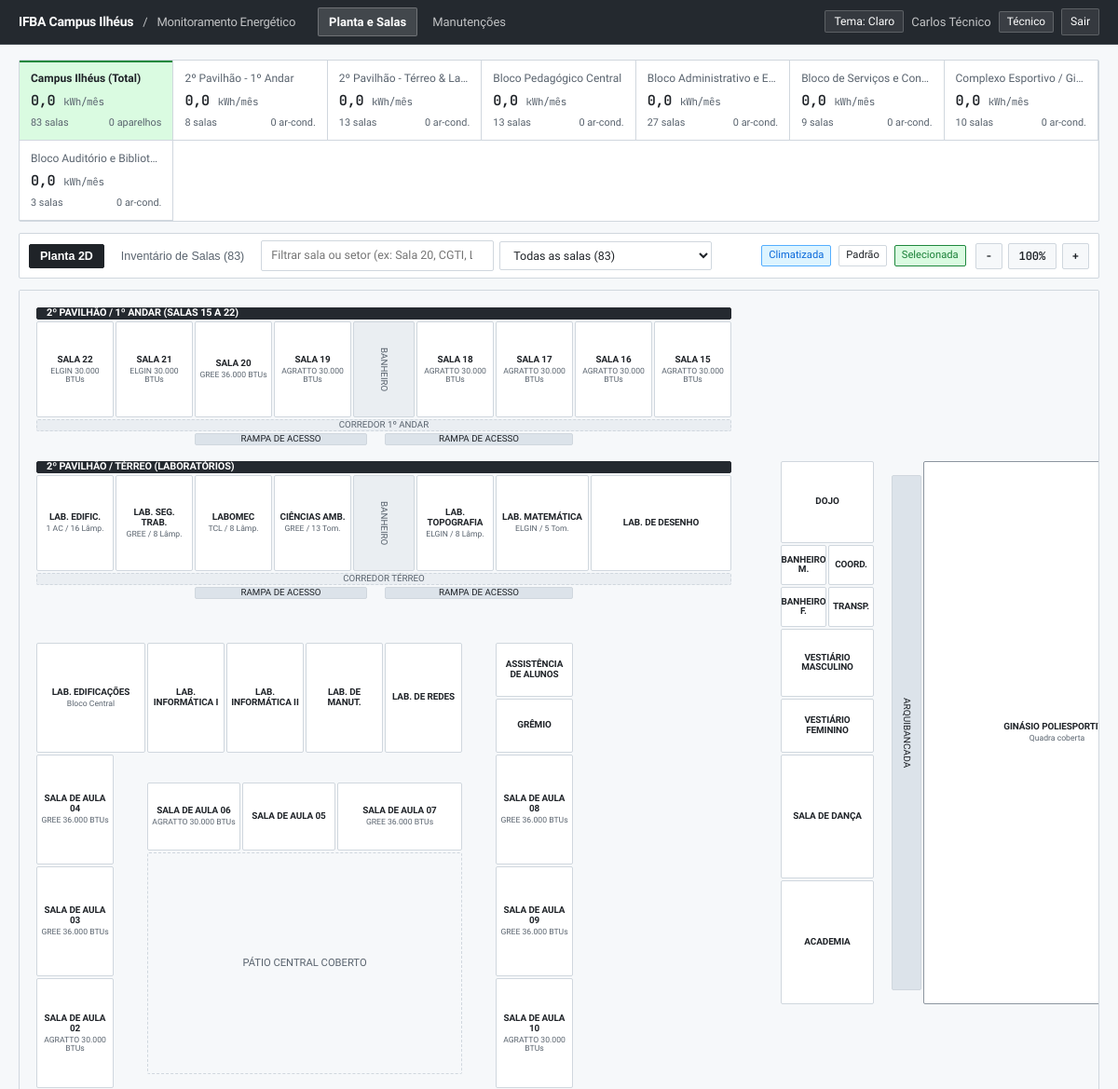
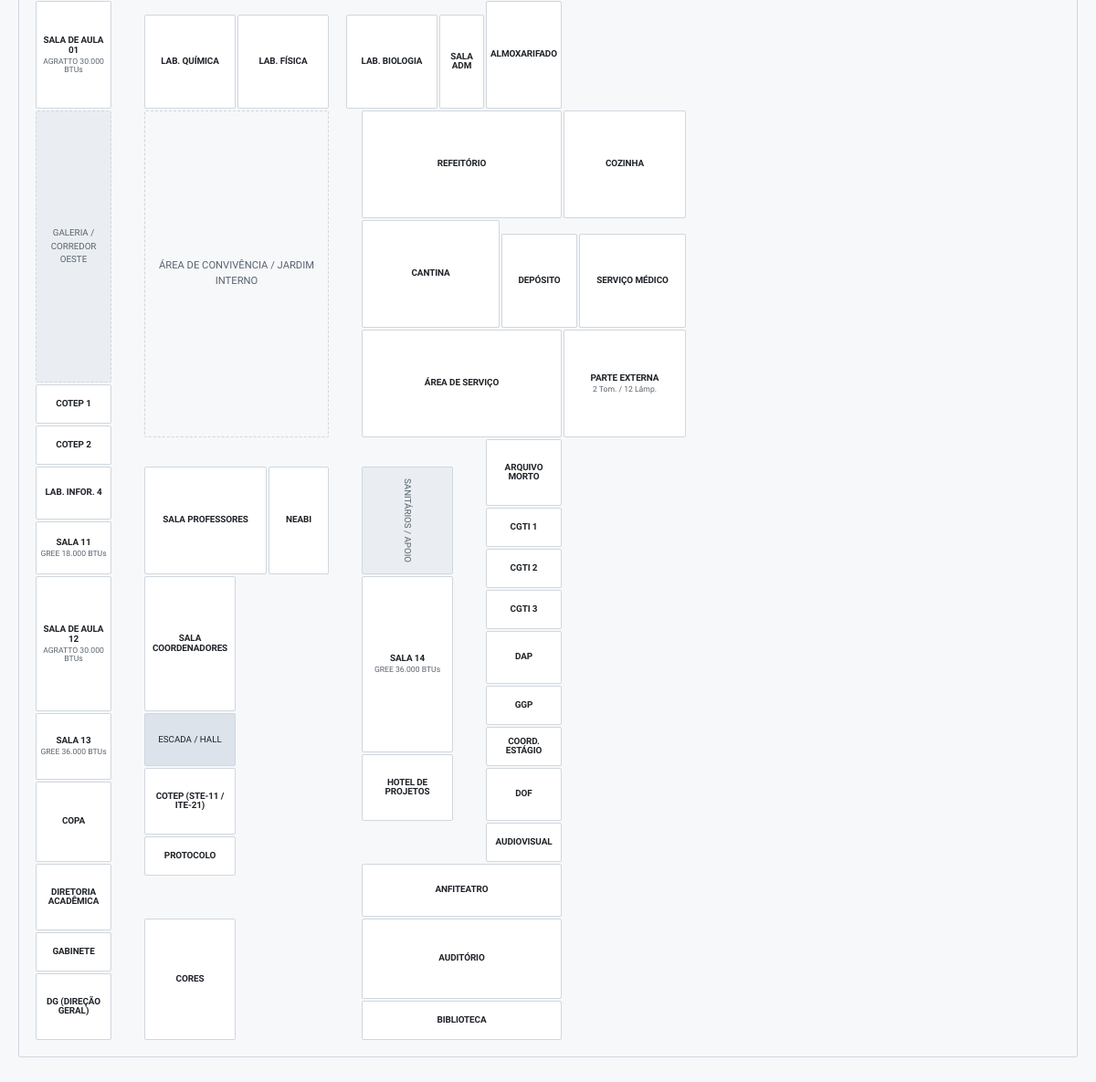
Page /index.php (signed in) on the committed database (2 pictures, top to bottom).
### tables this page shows
CREATE TABLE tecnico (
  codigo_usuario INT PRIMARY KEY,
  matricula VARCHAR(30) NOT NULL,
  telefone VARCHAR(20),
  FOREIGN KEY (codigo_usuario) REFERENCES usuario(codigo_usuario) ON DELETE CASCADE
);

CREATE TABLE usuario (
  codigo_usuario INT PRIMARY KEY AUTO_INCREMENT,
  nome VARCHAR(100) NOT NULL,
  email VARCHAR(100) NOT NULL UNIQUE,
  senha VARCHAR(255) NOT NULL,
  situacao VARCHAR(30) DEFAULT 'Ativo'
);

CREATE TABLE bloco (
  codigo_bloco INT PRIMARY KEY AUTO_INCREMENT,
  nome VARCHAR(100) NOT NULL,
  descricao VARCHAR(255)
);

### index.php (the view, shortened to what this page needs)
<?php
require 'auth.php';
$u = exigir_login();
$blocos = [];
$r = $conexao->query("SELECT * FROM bloco ORDER BY codigo_bloco");
while ($b = $r->fetch_assoc()) {
    $b['salas'] = [];
    $b['consumo'] = 0.0;
    $b['qtd_eq'] = 0;
    $blocos[(int)$b['codigo_bloco']] = $b;
}
$salas = [];
$r = $conexao->query("SELECT s.*, p.tomada, p.ar_condicionado, p.ventilador, p.televisao, p.lampadas, p.computador,
                             COALESCE(p.impressora, 'Não identificável') AS impressora
                      FROM sala s
                      LEFT JOIN ponto_energia p ON p.codigo_sala = s.codigo_sala
                      ORDER BY s.codigo_sala");
while ($s = $r->fetch_assoc()) {
    $s['equipamentos'] = [];
    $s['manutencoes'] = [];
    $s['overrides'] = [];
    $s['consumo'] = 0.0;
    $salas[$s['identificacao']] = $s;
}
$consumoTotalCampus = 0.0;
$totalAparelhosCampus = 0;
foreach ($salas as $s) {
    $cb = (int)$s['codigo_bloco'];
    $blocos[$cb]['salas'][] = $s['identificacao'];
    $blocos[$cb]['consumo'] += $s['consumo'];
    $blocos[$cb]['qtd_eq']  += count($s['equipamentos']);
    $consumoTotalCampus     += $s['consumo'];
    $totalAparelhosCampus   += count($s['equipamentos']);
}
$tecnicos   = $conexao->query("SELECT u.codigo_usuario, u.nome, t.matricula FROM tecnico t JOIN usuario u USING(codigo_usuario) ORDER BY u.nome")->fetch_all(MYSQLI_ASSOC);
$plantaEstruturas = [
    [1,   1,  2, 45, 'header', '2º PAVILHÃO / 1º ANDAR (SALAS 15 A 22)'],
    [2,  21,  9, 25, 'wc',     'BANHEIRO'],
    [9,   1, 10, 45, 'cor',    'CORREDOR 1º ANDAR'],
    [10, 11, 11, 22, 'rampa',  'RAMPA DE ACESSO'],
    [10, 23, 11, 35, 'rampa',  'RAMPA DE ACESSO'],
    [12,  1, 13, 45, 'header', '2º PAVILHÃO / TÉRREO (LABORATÓRIOS)'],
    [13, 21, 20, 25, 'wc',     'BANHEIRO'],
    [20,  1, 21, 45, 'cor',    'CORREDOR TÉRREO'],
    [21, 11, 22, 22, 'rampa',  'RAMPA DE ACESSO'],
    [21, 23, 22, 35, 'rampa',  'RAMPA DE ACESSO'],
    [13, 55, 50, 57, 'arq',    'ARQUIBANCADA'],
    [13, 74, 50, 76, 'arq',    'ARQUIBANCADA'],
    [40,  8, 56, 28, 'patio',  'PÁTIO CENTRAL COBERTO'],
    [65,  1, 85,  6, 'cor',    'GALERIA / CORREDOR OESTE'],
    [65,  8, 89, 20, 'patio',  'ÁREA DE CONVIVÊNCIA / JARDIM INTERNO'],
    [91, 22, 99, 28, 'wc',     'SANITÁRIOS / APOIO'],
    [109, 8,113, 14, 'rampa',  'ESCADA / HALL'],
];
?>
<!DOCTYPE html>
<html lang="pt-BR">
<head>
<link rel="stylesheet" href="style.css?v=7">
</head>
<body>
<?= navbar($u, 'index.php') ?>
<div class="workspace">
  <div class="bloco-strip">
    <div class="bcard on" data-bfiltro="0" onclick="filtrarBloco(0)">
      <h4>Campus Ilhéus (Total)</h4>
      <div class="val"><?= number_format($consumoTotalCampus, 1, ',', '.') ?> <small>kWh/mês</small></div>
      <div class="meta"><span><?= count($salas) ?> salas</span><span><?= $totalAparelhosCampus ?> aparelhos</span></div>
    </div>
    <?php foreach ($blocos as $cb => $b): ?>
    <div class="bcard" data-bfiltro="<?= $cb ?>" onclick="clicarBloco(<?= $cb ?>)">
      <h4 title="<?= h($b['nome']) ?>"><?= h($b['nome']) ?></h4>
      <div class="val"><?= number_format($b['consumo'], 1, ',', '.') ?> <small>kWh/mês</small></div>
      <div class="meta"><span><?= count($b['salas']) ?> salas</span><span><?= $b['qtd_eq'] ?> ar-cond.</span></div>
    </div>
    <?php endforeach; ?>
  </div>
  <div class="toolbar">
    <div class="grp">
      <button class="tab-btn on" id="btnTabMapa" onclick="alternarAba('mapa')">Planta 2D</button>
      <button class="tab-btn" id="btnTabTabelas" onclick="alternarAba('tabelas')">Inventário de Salas (<?= count($salas) ?>)</button>
      <input type="search" id="buscaSala" placeholder="Filtrar sala ou setor (ex: Sala 20, CGTI, Lab)..." oninput="aplicarFiltros()">
      <select id="filtroClima" onchange="aplicarFiltros()">
        <option value="todas">Todas as salas (<?= count($salas) ?>)</option>
      </select>
    </div>
    <div class="grp">
      <div class="legend-bar">
        <span class="legend-tag ac">Climatizada</span>
        <span class="legend-tag">Padrão</span>
        <span class="legend-tag sel">Selecionada</span>
      </div>
      <button class="btn sec sm" onclick="ajustarZoom(-0.1)" aria-label="Diminuir zoom" style="font-family:var(--font-mono)">-</button>
      <button class="btn sec sm" id="lblZoom" onclick="resetZoom()" style="font-family:var(--font-mono);min-width:52px">100%</button>
      <button class="btn sec sm" onclick="ajustarZoom(0.1)" aria-label="Aumentar zoom" style="font-family:var(--font-mono)">+</button>
    </div>
  </div>
  <div id="visaoMapa" class="planta-viewport">
    <div class="planta-grid" id="plantaGrid">
      <?php foreach ($plantaEstruturas as [$r1, $c1, $r2, $c2, $tipo, $texto]): ?>
        <div class="est <?= h($tipo) ?>" style="grid-area:<?= $r1 ?>/<?= $c1 ?>/<?= $r2 ?>/<?= $c2 ?>">
          <?= h($texto) ?>
        </div>
      <?php endforeach; ?>
      <?php foreach ($plantaSalas as [$r1, $c1, $r2, $c2, $idBanco, $rotulo, $sub]):
            $s = $salas[$idBanco];
            $cb = (int)$s['codigo_bloco'];
            $temAc = count($s['equipamentos']) > 0;
      ?>
        <div class="p-sala <?= $temAc ? 'ac' : '' ?>"
             data-sala="<?= h($idBanco) ?>"
             data-bloco="<?= $cb ?>"
             data-ac="<?= $temAc ? '1' : '0' ?>"
             style="grid-area:<?= $r1 ?>/<?= $c1 ?>/<?= $r2 ?>/<?= $c2 ?>"
             title="<?= h($idBanco . ' / ' . $blocos[$cb]['nome'] . ($s['consumo'] ? ' / ' . number_format($s['consumo'],1,',','.') . ' kWh/mês' : '')) ?>">
          <span class="nm"><?= h($rotulo) ?></span>
          <?php if ($sub): ?><span class="sub"><?= h($sub) ?></span><?php endif; ?>
        </div>
      <?php endforeach; ?>
    </div>
  </div>
</div>
</body>
</html>

### auth.php (shortened to what this page needs)
<?php
function h($v) { return htmlspecialchars((string)$v, ENT_QUOTES, 'UTF-8'); }
function usuario_logado(): ?array { return $_SESSION['usuario'] ?? null; }
function exigir_login(): array {
    $u = usuario_logado();
    return $u;
}
function navbar(array $u, string $ativo): string {
    $links = ['index.php' => 'Planta e Salas', 'relatorios.php' => 'Manutenções'];
    $scriptTema = '<script>(function(){var t=localStorage.getItem("ifba_theme")||"light";document.documentElement.setAttribute("data-theme",t);window.alternarTema=function(){var n=document.documentElement.getAttribute("data-theme")==="dark"?"light":"dark";document.documentElement.setAttribute("data-theme",n);localStorage.setItem("ifba_theme",n);var b=document.getElementById("btnTema");if(b)b.textContent=n==="dark"?"Tema: Escuro":"Tema: Claro";window.dispatchEvent(new CustomEvent("ifba-theme-change",{detail:n}));};window.addEventListener("DOMContentLoaded",function(){var b=document.getElementById("btnTema");if(b)b.textContent=(document.documentElement.getAttribute("data-theme")==="dark")?"Tema: Escuro":"Tema: Claro";});})();</script>';
    $html = $scriptTema . '<header class="top"><div class="brand">IFBA Campus Ilhéus <span class="brand-sep">/</span> <span>Monitoramento Energético</span></div><nav>';
    foreach ($links as $href => $txt) $html .= '<a href="'.$href.'"'.($ativo === $href ? ' class="on"' : '').'>'.$txt.'</a>';
    return $html.'</nav><div class="me"><button type="button" id="btnTema" class="theme-toggle" onclick="alternarTema()">Tema: Claro</button> <span>'.h($u['nome']).'</span> <em>'.h($u['cargo']).'</em> <a href="logout.php">Sair</a></div></header>';
}

### style.css (style rules this page uses)
:root { --bg: #f6f8fa; --bg-elevated: #ffffff; --card: #f6f8fa; --card-hover: #eaeef2; --line: #d0d7de; --line-strong: #8c959f; --txt: #1f2328; --mut: #59636e; --header-bg: #24292f; --header-txt: #ffffff; --header-mut: rgba(255, 255, 255, 0.72); --header-line: #3b434b; --btn-primary-bg: #1f883d; --btn-primary-hover: #1a7f37; --btn-primary-txt: #ffffff; --inv-bg: #1f2328; --inv-txt: #ffffff; --inv-hover: #32383f; --acc-text: #1a7f37; --ac: #0969da; --err: #cf222e; --warn: #9a6700; --stage-bg: #eaeef2; --map-bg: #f6f8fa; --room-bg: #ffffff; --room-ac-bg: #ddf4ff; --room-ac-border: #54aeff; --room-sel-bg: #dafbe1; --room-sel-border: #1f883d; --room-kwh-bg: #0969da; --room-kwh-txt: #ffffff; --est-cor-bg: #eaeef2; --est-rampa-bg: #dce3ea; --font-sans: 'Schibsted Grotesk', -apple-system, BlinkMacSystemFont, 'Segoe UI', sans-serif; --font-mono: 'JetBrains Mono', ui-monospace, 'Cascadia Code', monospace; --radius-sm: 2px; --radius-md: 2px; --radius-lg: 2px; --ease-snap: cubic-bezier(0.16, 1, 0.3, 1); }
*, *::before, *::after { box-sizing: border-box; }
body { margin: 0; font-family: var(--font-sans); font-size: 0.875rem; line-height: 1.5; background: var(--bg); color: var(--txt); caret-color: var(--ac); -webkit-font-smoothing: antialiased; }
a { color: var(--ac); text-decoration: none; text-underline-offset: 3px; }
header.top { height: 48px; padding: 0 20px; background: var(--header-bg); border-bottom: 1px solid var(--header-line); display: flex; gap: 24px; align-items: center; position: sticky; top: 0; z-index: 25; }
header.top .brand { display: inline-flex; align-items: baseline; gap: 10px; font-weight: 700; font-size: 0.875rem; letter-spacing: -0.015em; color: var(--header-txt); }
header.top .brand-sep { color: var(--header-mut); font-weight: 400; }
header.top .brand span { color: var(--header-mut); font-weight: 400; font-size: 0.8125rem; }
header.top nav { display: flex; gap: 4px; flex: 1; }
header.top nav a { color: var(--header-mut); text-decoration: none; padding: 5px 11px; border-radius: var(--radius-sm); border: 1px solid transparent; font-size: 0.8125rem; font-weight: 500; transition: color 140ms var(--ease-snap), background 140ms var(--ease-snap), border-color 140ms var(--ease-snap); }
header.top nav a.on { background: rgba(255, 255, 255, 0.14); color: var(--header-txt); border-color: rgba(255, 255, 255, 0.24); font-weight: 600; }
header.top .me { color: var(--header-mut); font-size: 0.8125rem; display: flex; align-items: center; gap: 8px; }
header.top .me em { background: rgba(255, 255, 255, 0.1); color: var(--header-txt); border: 1px solid rgba(255, 255, 255, 0.2); font-style: normal; font-size: 0.74rem; font-weight: 500; padding: 2px 8px; border-radius: var(--radius-sm); }
header.top .me a, .theme-toggle { background: rgba(255, 255, 255, 0.08); color: var(--header-txt); font-family: var(--font-sans); font-size: 0.76rem; font-weight: 500; text-decoration: none; padding: 4px 9px; border-radius: var(--radius-sm); border: 1px solid rgba(255, 255, 255, 0.2); cursor: pointer; }
input, select, textarea { width: 100%; background: var(--bg-elevated); color: var(--txt); border: 1px solid var(--line); border-radius: var(--radius-sm); padding: 7px 10px; font: inherit; font-size: 0.8125rem; transition: border-color 140ms var(--ease-snap); }
.btn { background: var(--btn-primary-bg); color: var(--btn-primary-txt); border: 1px solid rgba(31, 35, 40, 0.15); border-radius: var(--radius-sm); padding: 7px 13px; font-family: var(--font-sans); font-size: 0.8125rem; font-weight: 600; letter-spacing: -0.01em; cursor: pointer; display: inline-flex; align-items: center; justify-content: center; gap: 6px; transition: background 140ms var(--ease-snap), color 140ms var(--ease-snap), border-color 140ms var(--ease-snap); }
.btn.sec { background: var(--card); color: var(--txt); border: 1px solid var(--line); }
.btn.sm { padding: 5px 10px; font-size: 0.76rem; }

### rows in the picture
tecnico: codigo_usuario.nome "Carlos Técnico"
bloco: nome "2º Pavilhão - 1º Andar", consumo "0,0", count($b['salas']) "8", qtd_eq "0"
bloco: nome "2º Pavilhão - Térreo & La…", consumo "0,0", count($b['salas']) "13", qtd_eq "0"
bloco: nome "Bloco Pedagógico Central", consumo "0,0", count($b['salas']) "13", qtd_eq "0"
bloco: nome "Bloco Administrativo e E…", consumo "0,0", count($b['salas']) "27", qtd_eq "0"
bloco: nome "Bloco de Serviços e Con…", consumo "0,0", count($b['salas']) "9", qtd_eq "0"
bloco: nome "Complexo Esportivo / Gi…", consumo "0,0", count($b['salas']) "10", qtd_eq "0"
bloco: nome "Bloco Auditório e Bibliot…", consumo "0,0", count($b['salas']) "3", qtd_eq "0"

### other values in the picture
$txt "Planta e Salas"
$txt "Manutenções"
$u['cargo'] "Técnico"
$consumoTotalCampus "0,0"
count($salas) "83"
$totalAparelhosCampus "0"
$texto "2º PAVILHÃO / 1º ANDAR (SALAS 15 A 22)"
$texto "BANHEIRO"
$texto "CORREDOR 1º ANDAR"
$texto "RAMPA DE ACESSO"
$texto "2º PAVILHÃO / TÉRREO (LABORATÓRIOS)"
$texto "CORREDOR TÉRREO"
$texto "ARQUIBANCADA"
$texto "PÁTIO CENTRAL COBERTO"
$texto "GALERIA / CORREDOR OESTE"
